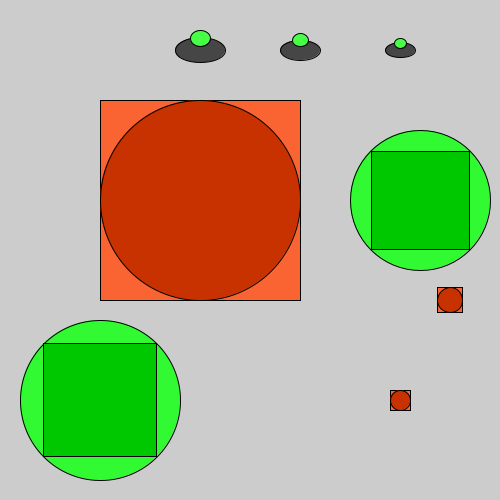
Frame 1 (no input)
Frame 60 (the mouse pressed at the canvas centre just before this capture): identical to frame 1, image omitted
Frame 120 (the mouse held since frame 60 and released just before this capture): identical to frame 1, image omitted

The Processing sketch that drew this single still picture (run headless with seeded random() and noise(); from frame 60 on, the mouse is pressed at the canvas centre):

// Processing sketch: functions2
// ── functions2.pde
// Challenge 1: Draw a circle within a square
void drawCircleWithinSquare(int x, int y, int l, int red, int green, int blue) {
  rectMode(CENTER);
  fill(red, green, blue);
  rect(x, y, l, l);
  fill(red - 50, green - 50, blue - 50);
  ellipse(x, y, l, l);
}

// Challenge 2: Draw a square within a circle
void drawSquareWithinCircle(int x, int y, int r, int red, int green, int blue) {
  rectMode(CENTER);
  // diameter is 2 times radius
  int d = 2 * r;
  fill(red, green, blue);
  ellipse(x, y, d, d);
  int squareLength = int(d * cos(PI / 4));
  fill(red - 50, green - 50, blue - 50);
  rect(x, y, squareLength, squareLength);
}

// Challenge 3: Draw a space ship
void drawSpaceShip(int x, int y, int w) {
   fill(70, 70, 70);
   ellipse(x, y, w, w / 2);
   fill(70, 255, 70);
   ellipse(x, y - w / 4, 2 * w / 5, w / 3);
}

// Draw the shapes here
void setup() {
  size(500, 500);
  // Drawing three circles within squares
  drawCircleWithinSquare(200, 200, 200, 250, 100, 50);
  drawCircleWithinSquare(400, 400, 20, 250, 100, 50);
  drawCircleWithinSquare(450, 300, 25, 250, 100, 50);
  // Drawing two squares within circles
  drawSquareWithinCircle(420, 200, 70, 50, 250, 50);
  drawSquareWithinCircle(100, 400, 80, 50, 250, 50);
  // Drawing three space ships
  drawSpaceShip(200, 50, 50);
  drawSpaceShip(300, 50, 40);
  drawSpaceShip(400, 50, 30);
}

// Not needed right now
void draw() {
  
}
